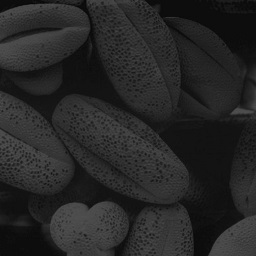
%> input picture screenshot.jpg, 256 x 256 px
$ octave contrast_strech.m   (GNU Octave 9; MATLAB toolbox functions it lacks are replaced by stand-ins)
%> lines starting %> are read from the running program, lines starting %| are printed output that depends on the picture
X=imread('screenshot.jpg');
%> X is the input picture: size 256x256x3 uint8; min 5, max 83, mean 38.3
X=rgb2gray(X);
%> X: size 256x256 uint8
figure(1)
a=min(X(:));
%> a = 5
b=max(X(:));
%> b = 83
Y=(X-a)*(255/(b-a));
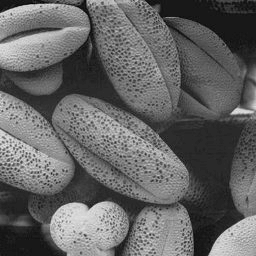
%> Y: size 256x256 uint8; min 0, max 234, mean 99.9
subplot(1,4,1);
imshow(X);
title('ORIGINAL IMAGE');
subplot(1,4,2);
imhist(X);
title('HISTOGRAM');
subplot(1,4,3);
imshow(Y);
title('CONTRAST STRETCHED IMAGE');
subplot(1,4,4);
imhist(Y);
title('HISTOGRAM');
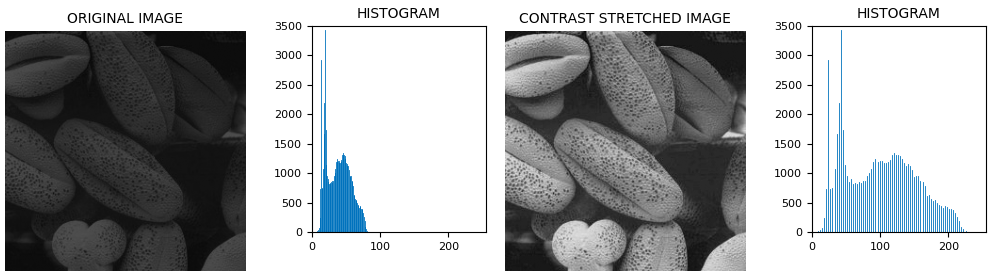
%> figure redrawn from the program's plot data, 4 panels
